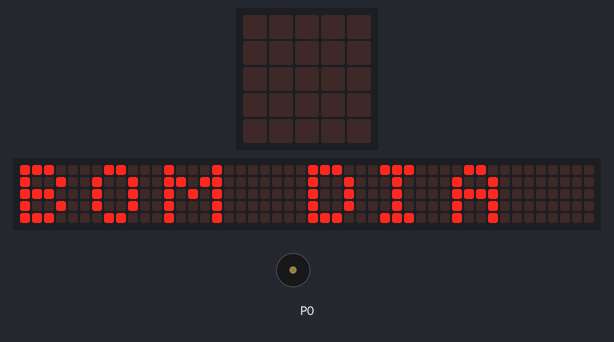
Recording of a program running on a simulated BBC micro:bit (MakeCode). Parts: the board's 5×5 LED display, a strip that is not on the board, showing the scrolling text unrolled, buzzer (waves = sounding). The 48×5 strip is a reading aid, not a part: it shows the text the display is scrolling, unrolled, one strip-width of it at a time. At 16.4 s the program stops and its outputs stay as they are.

Above: at 0.1 s.
At 4.1 s:
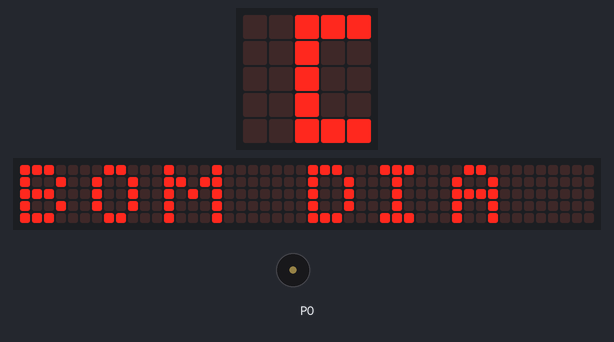
At 8.3 s:
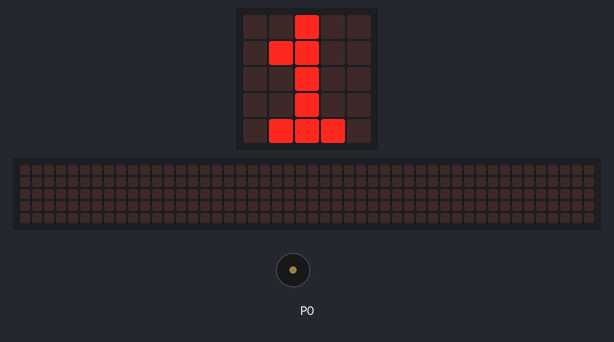
At 10.0 s:
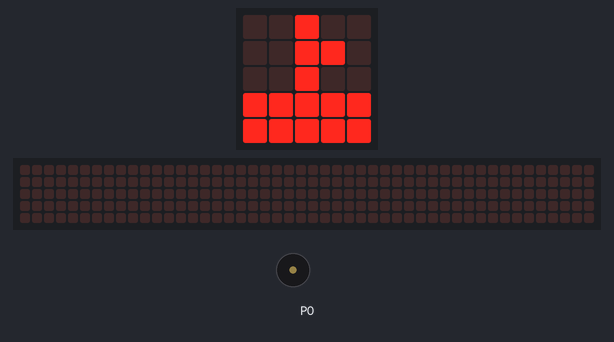
Timing chart, 0 to 17.9 s (numbered marks = the images above):
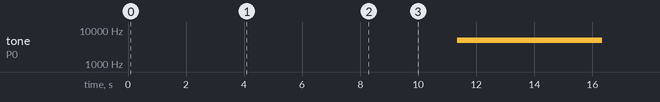

Measured:
- by itself, tone on P0: silent → 5000 Hz at 11.4 s, → silent 5.0 s later
- what the display in image 2 shows lasts 1.8 s, from 8.2 s to 10.0 s

The program:

main.ts
```typescript
basic.showString("BOM DIA")
basic.pause(1000)
basic.showNumber(1)
basic.pause(1000)
basic.showLeds(`
    . . # . .
    . . # # .
    . . # . .
    # # # # #
    # # # # #
    `)
basic.pause(1000)
basic.clearScreen()
music.play(music.createSoundExpression(WaveShape.Square, 5000, 5000, 255, 255, 5000, SoundExpressionEffect.None, InterpolationCurve.Logarithmic), music.PlaybackMode.UntilDone)
```

test.ts
```typescript
// testes vão aqui; isto não será compilado quando este pacote for usado como uma extensão.
```
